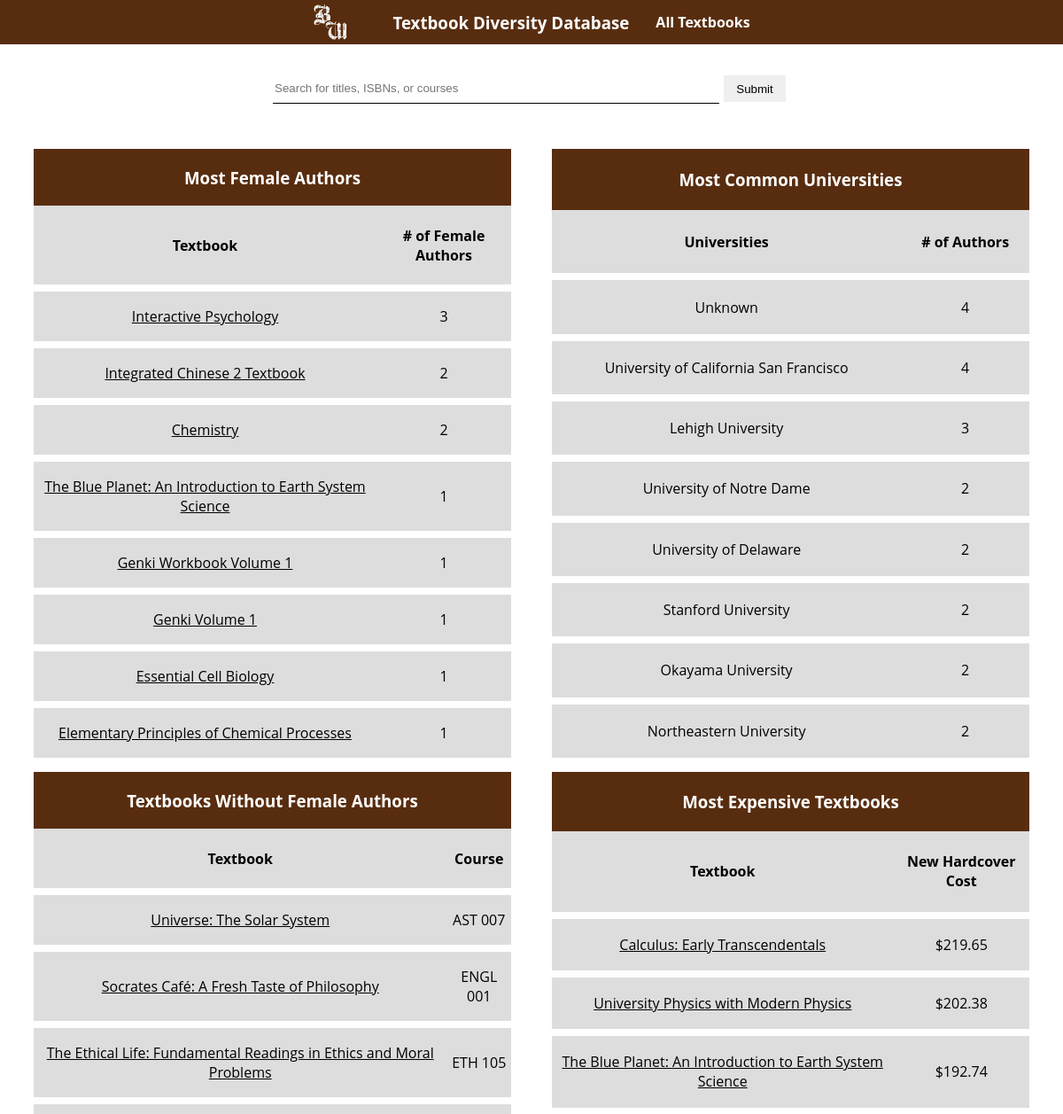
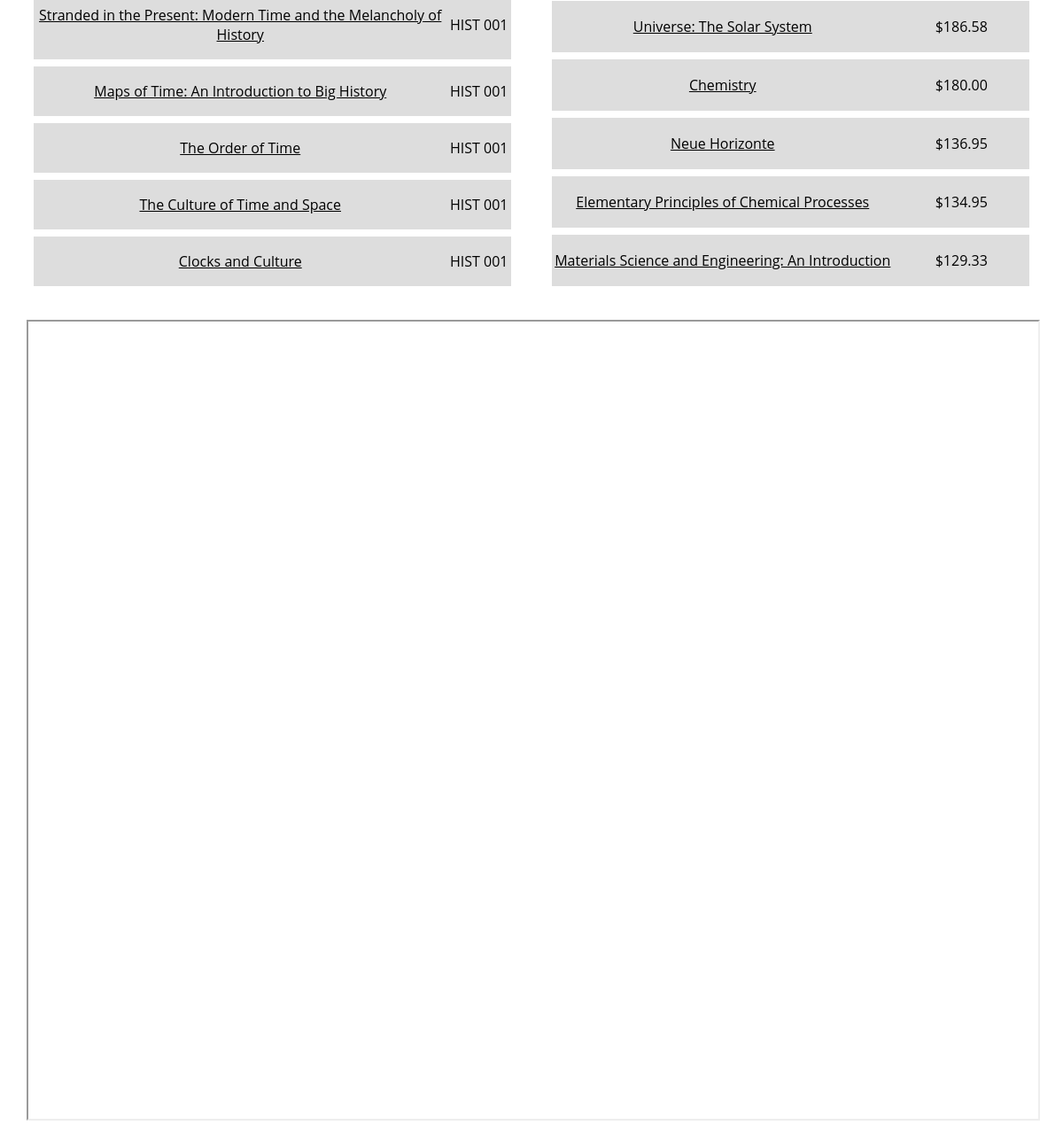
The page / on the database its author committed (2 pictures, top to bottom).
### tables this page shows
CREATE TABLE textbooks (isbn, course, cost NUMERIC (4, 2), title, pubYear, Publisher, DEI);

### app.py (the view)
@app.route('/')
def home():
    conn = sqlite3.connect('maintextbooks.db')
    c = conn.cursor()
    c.execute('SELECT title, cost FROM textbooks order by cost desc')
    cost = [{'title': row[0], 'cost': '{0:.2f}'.format(row[1])} for row in c.fetchmany(8)]
    c.execute("select title, count(*) as genderCount from (select title, gender from textbooks natural join authors where gender='female') group by title order by count() desc")
    gender = [{'title': row[0], 'femaleNum': row[1]} for row in c.fetchmany(8)]
    c.execute("select title, course from textbooks left outer join (select * from authors where gender = 'female') b on textbooks.isbn=b.isbn where authorFirst is null;")
    onlyMale = [{'title': row[0], 'course': row[1]} for row in c.fetchmany(8)]
    c.execute("select university, count(*) as uniCount from (select title, university from textbooks natural join authors) group by university order by count() desc")
    university = [{'university': row[0], 'uniCount': row[1]} for row in c.fetchmany(8)]
    conn.close()
    return render_template('home.html', cost=cost, gender = gender, university = university, onlyMale = onlyMale)

### templates/home.html (shortened to what this page needs)
<!DOCTYPE html>
<html>
<head>
    <link rel="stylesheet" href="{{ url_for('static', filename='css/main.css') }}">
</head>
<body>
    <div id="navbar"><img src="{{ url_for('static', filename='logo.png') }}" />
        <h3><a class="navURL" href="./">Textbook Diversity Database</a></h3>
        <h4><a class="navURL" href="/list">All Textbooks</a></h4>
    </div>
    <div class="formCon">
        <form action="/search" method="post">
            <input type="text" name="textbook_id" class="searchbar" placeholder="Search for titles, ISBNs, or courses" /><br>
            <input type="submit" value="Submit" class="submit">
        </form>
    </div>
    <div class="tableCon">
        <table>
            <tr class="head">
                <th class="head" colspan="2">
                    <h3>Most Female Authors</h3>
                </th>
            </tr>
            <tr class="top">
                <th>
                    <h4>Textbook</h4>
                </th>
                <th>
                    <h4># of Female Authors</h4>
                </th>
            </tr>
            {% for female in gender %}
            <tr>
                <th>
                    <p><a href="/textbook?bookName={{female.title}}">{{female.title}}</a></p>
                </th>
                <th>
                    <p>{{female.femaleNum}}</p>
                </th>
            </tr>
            {% endfor %}
        </table>
        <table>
            <tr class="head">
                <th class="head" colspan="2">
                    <h3>Most Common Universities</h3>
                </th>
            </tr>
            <tr class="top">
                <th>
                    <h4>Universities</h4>
                </th>
                <th>
                    <h4># of Authors</h4>
                </th>
            </tr>
            {% for textbook in university %}
            <tr>
                <th>
                    <p>{{textbook.university}}</p>
                </th>
                <th>
                    <p>{{textbook.uniCount}}</p>
                </th>
            </tr>
            {% endfor %}
        </table>
        <table>
            <tr class="head">
                <th class="head" colspan="2">
                    <h3>Textbooks Without Female Authors</h3>
                </th>
            </tr>
            <tr class="top">
                <th>
                    <h4>Textbook</h4>
                </th>
                <th>
                    <h4>Course</h4>
                </th>
            </tr>
            {% for textbook in onlyMale %}
            <tr>
                <th>
                    <p><a href="/textbook?bookName={{textbook.title}}">{{textbook.title}}</a></p>
                </th>
                <th>
                    <p>{{textbook.course}}</p>
                </th>
            </tr>
            {% endfor %}
        </table>
        <table>
            <tr class="head">
                <th class="head" colspan="2">
                    <h3>Most Expensive Textbooks</h3>
                </th>
            </tr>
            <tr class="top">
                <th>
                    <h4>Textbook</h4>
                </th>
                <th>
                    <h4>New Hardcover Cost</h4>
                </th>
            </tr>
            {% for textbook in cost %}
            <tr>
                <th>
                    <p><a href="/textbook?bookName={{textbook.title}}">{{textbook.title}}</a></p>
                </th>
                <th>
                    <p>${{textbook.cost}}</p>
                </th>
            </tr>
            {% endfor %}
        </table>
    </div>
    <div class="iframeCon">
        <iframe src="https://www.google.com/maps/d/u/0/embed?mid=1ojkVc_Ej90EDQAgSYM-JxiMtsn3Vo8E&ehbc=2E312F"></iframe>
        </div>
</body>
</html>

### static/css/main.css (style rules this page uses)
body { font-family: 'Open Sans', 'Helvetica Neue', sans-serif; margin: 0; padding: 0; }
form { height: 40px; width: 80vw; max-width: 1000px; margin-left: 20px; margin-right: 20px; margin-top: 10px; margin-bottom: 10px; display: inline-flex; flex-direction: row; align-items: center; justify-content: center; }
#navbar { position: fixed; width: 100vw; height: 50px; display: inline-flex; flex-direction: row; align-items: center; justify-content: center; gap: 30px; background-color: #582d0f; color: white; }
.navURL { color: white; cursor: pointer; text-decoration: none; }
img { height: 80%; margin-right: 20px; }
a { color: black; }
.formCon { margin-top: 70px; margin-left: 2.5vw; width: 95vw; display: inline-flex; flex-direction: row; align-items: center; justify-content: center; }
input { height: 30px; width: 70%; max-width: 500px; border: black solid 1px; border-top: none; border-left: none; border-right: none; }
.submit { width: 5vw; min-width: 70px; margin-left: 5px; margin-right: 5px; border: none; cursor: pointer; }
.tableCon { display: grid; grid-template-columns: repeat(2, minmax(500px, auto)); grid-template-columns: repeat(2, minmax(500px, auto)); column-gap: 2.5vw; width: 95vw; margin-top: 30px; margin-left: 2.5vw; }
.head { background-color: #582d0f; color: white; border-bottom: none !important; }
.top { border-top: none !important; }
table { border-collapse: collapse; background-color: #582d0f; }
tr { border: white solid 8px; background-color: #DDDDDD; }
th { font-weight: normal !important; }
h4 { font-weight: bolder !important; }
.iframeCon { margin-top: 30px; width: 95vw; margin-left: 2.5vw; }
.iframeCon iframe { width: 100%; height: 900px; }

### rows shown on the page
textbooks: title "Interactive Psychology", femaleNum "3"
textbooks: title "Integrated Chinese 2 Textbook", femaleNum "2"
textbooks: title "Genki Workbook Volume 1", femaleNum "1"
textbooks: title "Genki Volume 1", femaleNum "1"
textbooks: title "Essential Cell Biology", femaleNum "1"
textbooks: title "Universe: The Solar System", course "AST 007", cost "186.58"
textbooks: title "Socrates Café: A Fresh Taste of Philosophy", course "ENGL 001"
textbooks: title "The Ethical Life: Fundamental Readings in Ethics and Moral Problems", course "ETH 105"
textbooks: title "Stranded in the Present: Modern Time and the Melancholy of History", course "HIST 001"
textbooks: title "Maps of Time: An Introduction to Big History", course "HIST 001"
textbooks: title "The Order of Time", course "HIST 001"
textbooks: title "The Culture of Time and Space", course "HIST 001"
textbooks: title "Clocks and Culture", course "HIST 001"
textbooks: title "Calculus: Early Transcendentals", cost "219.65"
textbooks: title "University Physics with Modern Physics", cost "202.38"
textbooks: title "The Blue Planet: An Introduction to Earth System Science", cost "192.74"
textbooks: title "Chemistry", cost "180.00"
textbooks: title "Neue Horizonte", cost "136.95"
textbooks: title "Elementary Principles of Chemical Processes", cost "134.95"
textbooks: title "Materials Science and Engineering: An Introduction", cost "129.33"

### other values the page prints
{{ female.title }} "Chemistry" "The Blue Planet: An Introduction to Earth System Science" "Elementary Principles of Chemical Processes"
{{ female.femaleNum }} "2" "1" "1"
{{ textbook.university }} "Unknown" "University of California San Francisco" "Lehigh University" "University of Notre Dame" "University of Delaware" "Stanford University" "Okayama University" "Northeastern University"
{{ textbook.uniCount }} "4" "4" "3" "2" "2" "2" "2" "2"
